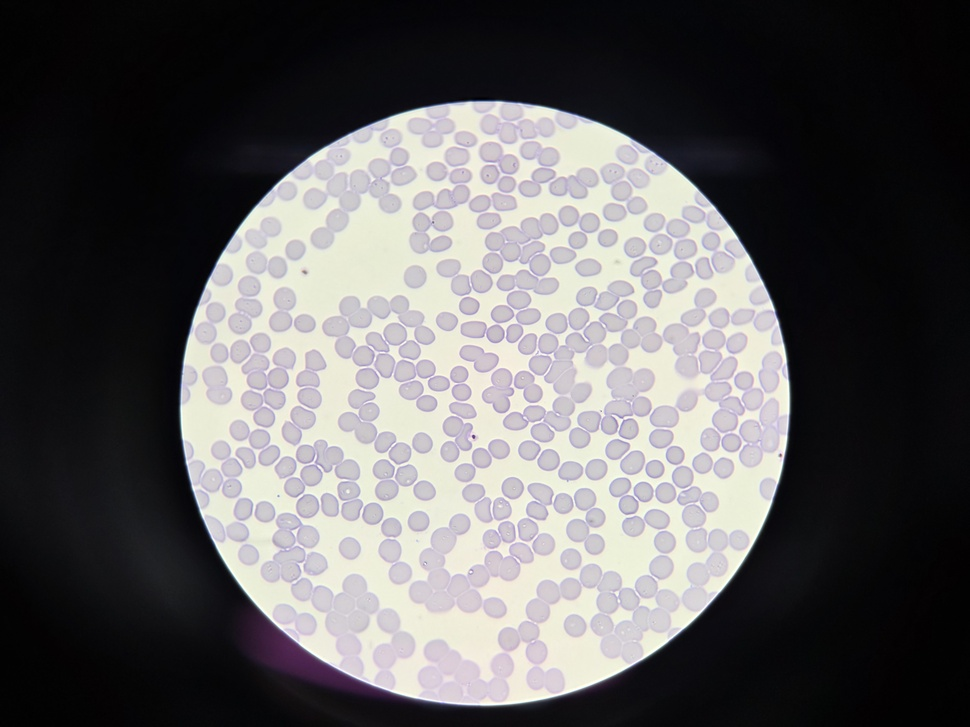
#> input picture Cell-Counting/Contour_method/sample_2.jpg, 970 x 727 px, shrunk from 4000 x 3000 before the run, found by its file name
$ python transparent.py
#> lines starting #> are read from the running program, lines starting #| are printed output that depends on the picture; after the words box and inside, x2 and y2 are one past the last pixel; in counts of white or black regions, pixels touching at a corner belong together
import cv2
import numpy as np
import os

def force_black_to_white(image_path, threshold=60):
    """
    이미지에서 특정 밝기(threshold) 이하인 어두운 픽셀을
    전부 완전한 흰색(255, 255, 255)으로 바꿔버립니다.

    Args:
        image_path (str): 파일 경로
        threshold (int): 기준 밝기 (0~255).
                         이 값보다 어두우면 배경으로 간주하고 지웁니다.
                         테두리가 남으면 이 값을 올리세요. (기본 60 추천)
    """
#> called with threshold = 60
    # 1. 이미지 로드
    img = cv2.imread(image_path)
#> img is the input picture: shape (727, 970, 3); mean B, G, R 94.5, 93.7, 95.4
    if img is None:
        print(f"❌ 이미지를 찾을 수 없습니다: {image_path}")
        return

    # 2. 밝기 확인을 위해 그레이스케일 변환
    # (RGB 평균으로 따져도 되지만, 그레이스케일이 밝기 판단엔 가장 정확합니다)
    gray = cv2.cvtColor(img, cv2.COLOR_BGR2GRAY)

    # 3. 마스크 생성: 기준값(threshold)보다 어두운 픽셀 찾기
    # 예: 밝기가 60보다 작은(어두운) 모든 픽셀을 True로 설정
    mask = gray < threshold
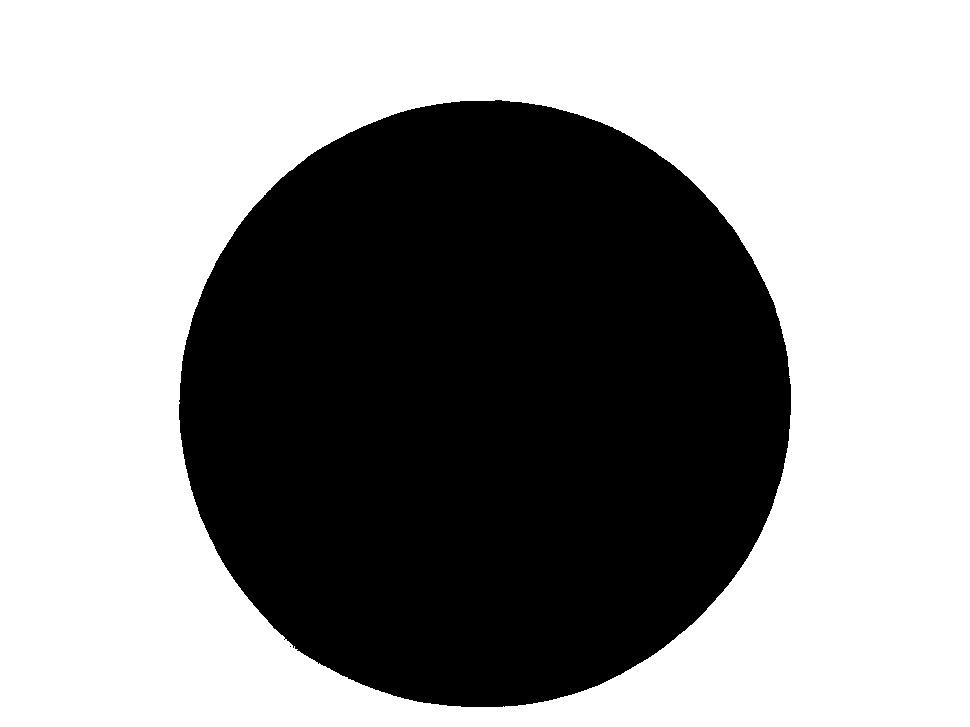
#> mask: shape (727, 970) bool; 58.7% white; 2 black regions (1 under 20 px), largest, box (x1, y1, x2, y2) and area: (179, 100, 791, 707) 291168

    # 4. 해당 픽셀들을 흰색으로 덮어쓰기
    # img[mask]는 마스크가 True인 위치의 픽셀들입니다.
    img[mask] = [255, 255, 255]
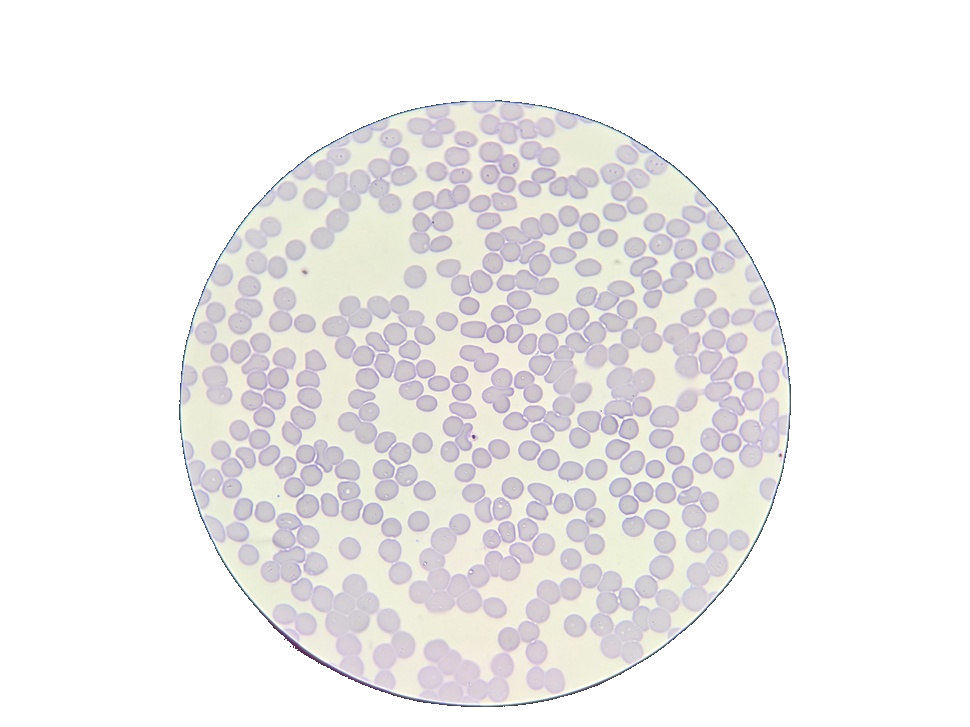
#> img: shape (727, 970, 3); mean B, G, R 237.7, 238.4, 239.8

    # 5. 파일 저장
    file_dir, file_name = os.path.split(image_path)
    name, ext = os.path.splitext(file_name)

    # 구분하기 쉽게 _clean_white 라고 이름 붙임
    output_filename = f"{name}_clean_white.jpg"
    output_path = os.path.join(file_dir, output_filename)

    cv2.imwrite(output_path, img)
    print(f"✅ 변환 완료! (Threshold={threshold})")
    print(f"📂 저장된 파일: {output_path}")

    return img

# ==========================================
# 실행 부분
# ==========================================

# 1. threshold=60 : 기준을 꽤 느슨하게 잡았습니다.
# (검은색 ~ 진한 회색까지 전부 흰색으로 바뀝니다.)
# 만약 여전히 테두리가 보이면 80, 90으로 올려보세요.
# 세포가 지워지기 직전까지 올리는 것이 가장 깨끗합니다.

input_file = "Cell-Counting\Contour_method\sample_2.jpg"
# input_file = "Cell-Counting/image_523724.jpg"

cleaned_img = force_black_to_white(input_file, threshold=60)

# 결과 눈으로 확인
if cleaned_img is not None:
    cv2.imshow("Cleaned Result", cleaned_img)
    cv2.waitKey(0)
    cv2.destroyAllWindows()
